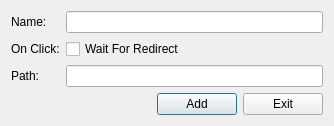
<?xml version="1.0" encoding="UTF-8"?>
<ui version="4.0">
 <class>AddArrayElement</class>
 <widget class="QDialog" name="AddArrayElement">
  <property name="geometry">
   <rect>
    <x>0</x>
    <y>0</y>
    <width>334</width>
    <height>124</height>
   </rect>
  </property>
  <property name="windowTitle">
   <string>AddArrayElement</string>
  </property>
  <layout class="QHBoxLayout" name="horizontalLayout">
   <item>
    <layout class="QVBoxLayout" name="verticalLayout">
     <item>
      <layout class="QHBoxLayout" name="horizontalLayout_3">
       <item>
        <spacer name="verticalSpacer">
         <property name="orientation">
          <enum>Qt::Vertical</enum>
         </property>
         <property name="sizeHint" stdset="0">
          <size>
           <width>0</width>
           <height>40</height>
          </size>
         </property>
        </spacer>
       </item>
       <item>
        <layout class="QGridLayout" name="gridLayout">
         <item row="2" column="2">
          <widget class="QLineEdit" name="path">
           <property name="readOnly">
            <bool>true</bool>
           </property>
          </widget>
         </item>
         <item row="0" column="2">
          <widget class="QLineEdit" name="name"/>
         </item>
         <item row="2" column="0">
          <widget class="QLabel" name="label_4">
           <property name="text">
            <string>Path:</string>
           </property>
          </widget>
         </item>
         <item row="1" column="0">
          <widget class="QLabel" name="label_3">
           <property name="text">
            <string>On Click:</string>
           </property>
          </widget>
         </item>
         <item row="1" column="2">
          <widget class="QCheckBox" name="wait_for_redirect">
           <property name="text">
            <string>Wait For Redirect</string>
           </property>
          </widget>
         </item>
         <item row="0" column="0">
          <widget class="QLabel" name="label">
           <property name="text">
            <string>Name:</string>
           </property>
          </widget>
         </item>
        </layout>
       </item>
      </layout>
     </item>
     <item>
      <layout class="QHBoxLayout" name="horizontalLayout_2">
       <item>
        <spacer name="horizontalSpacer">
         <property name="orientation">
          <enum>Qt::Horizontal</enum>
         </property>
         <property name="sizeHint" stdset="0">
          <size>
           <width>40</width>
           <height>20</height>
          </size>
         </property>
        </spacer>
       </item>
       <item>
        <widget class="QPushButton" name="add">
         <property name="text">
          <string>Add</string>
         </property>
        </widget>
       </item>
       <item>
        <widget class="QPushButton" name="exit">
         <property name="text">
          <string>Exit</string>
         </property>
        </widget>
       </item>
      </layout>
     </item>
    </layout>
   </item>
  </layout>
 </widget>
 <layoutdefault spacing="6" margin="11"/>
 <resources/>
 <connections/>
</ui>
